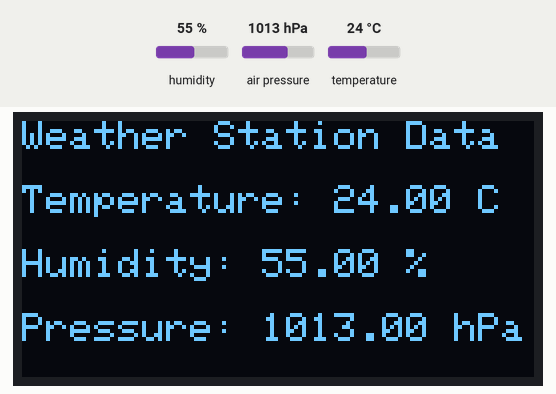
Simulated run of this sketch. Board: Arduino Uno, built with avr-gcc and run on an emulated ATmega328P. Shown: 128×64 one-colour display. The inputs (shaded band) are chosen by the test bench; at power-on: humidity 55 %, air pressure 1013 hPa, temperature 24 °C. What the sketch prints to the serial monitor is not drawn.

Above: at 1.8 s.
1.9 s: humidity set to 22 %
At 3.3 s:
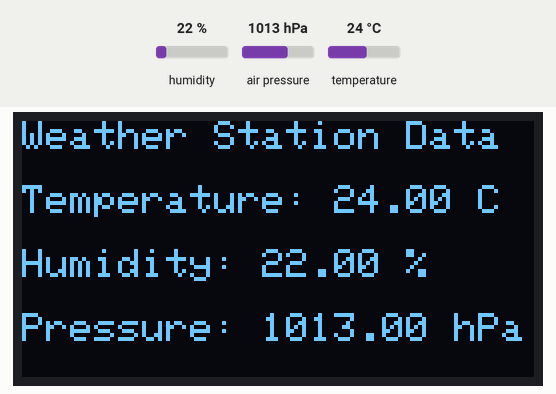
3.6 s: air pressure set to 952 hPa
At 5.4 s:
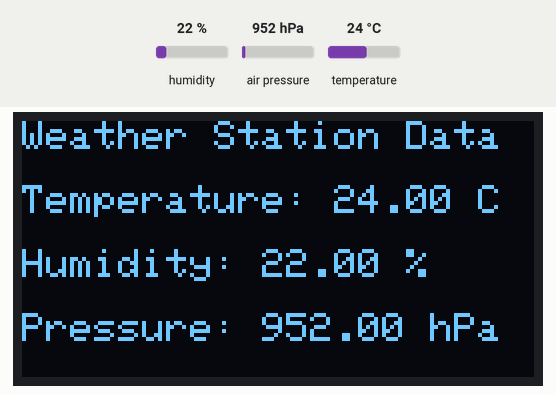
5.7 s: temperature set to 12 °C
At 7.5 s:
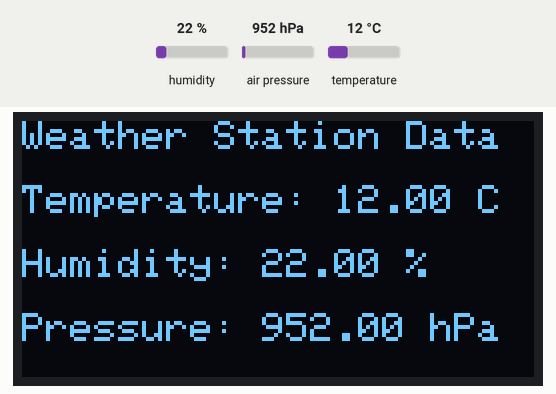
7.8 s: humidity set to 40 %
At 9.6 s:
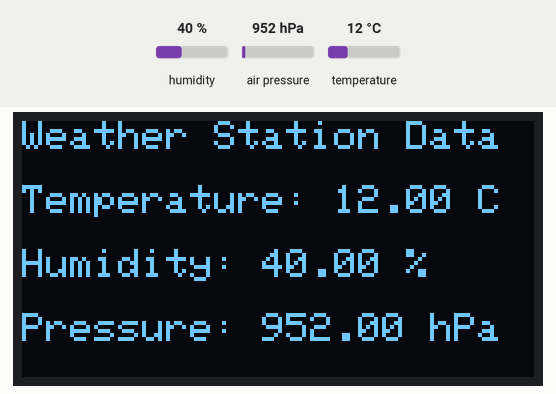
9.9 s: air pressure set to 975 hPa
At 11.9 s:
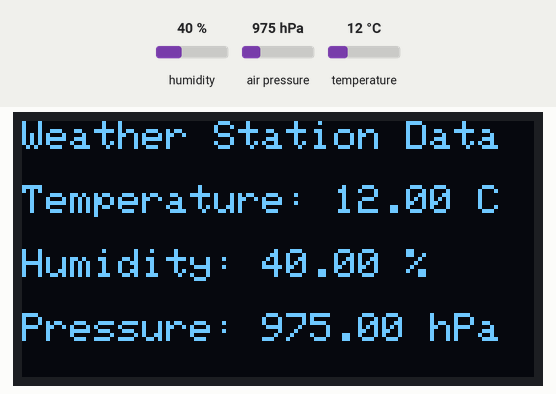
Timing chart, 0 to 12.9 s (numbered marks = the images above; inputs shaded):
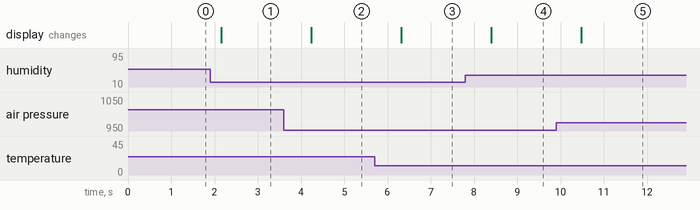

Measured:
- after the input at 1.9 s, the display: changes after 0.25 s (image 1)
- after the input at 3.6 s, the display: changes after 0.64 s (image 2)
- after the input at 5.7 s, the display: changes after 0.62 s (image 3)
- after the input at 7.8 s, the display: changes after 0.60 s (image 4)
- after the input at 9.9 s, the display: changes after 0.58 s (image 5)

The sketch:

WeatherStationSystem.ino
```cpp
#include <Adafruit_Sensor.h>
#include <Adafruit_BME280.h>
#include <Adafruit_GFX.h>
#include <Adafruit_SH1106.h>

#define OLED_RESET 4
Adafruit_SH1106 display(OLED_RESET);
Adafruit_BME280 bme;

void setup() {
  Serial.begin(9600);
  display.begin(SH1106_SWITCHCAPVCC, 0x3C);
  display.clearDisplay();
  display.setTextSize(1);
  display.setTextColor(WHITE);
  bme.begin(0x76);
}

void loop() {
  float temperature = bme.readTemperature();
  float humidity = bme.readHumidity();
  float pressure = bme.readPressure() / 100.0F;

  display.clearDisplay();
  display.setCursor(0, 0);
  display.println("Weather Station Data");

  display.setCursor(0, 16);
  display.print("Temperature: ");
  display.print(temperature);
  display.println(" C");

  display.setCursor(0, 32);
  display.print("Humidity: ");
  display.print(humidity);
  display.println(" %");

  display.setCursor(0, 48);
  display.print("Pressure: ");
  display.print(pressure);
  display.println(" hPa");

  display.display();

  Serial.print("Temperature: ");
  Serial.print(temperature);
  Serial.println("°C");

  Serial.print("Humidity: ");
  Serial.print(humidity);
  Serial.println(" %");

  Serial.print("Pressure: ");
  Serial.print(pressure);
  Serial.println(" hPa");

  delay(1000);
}
```
